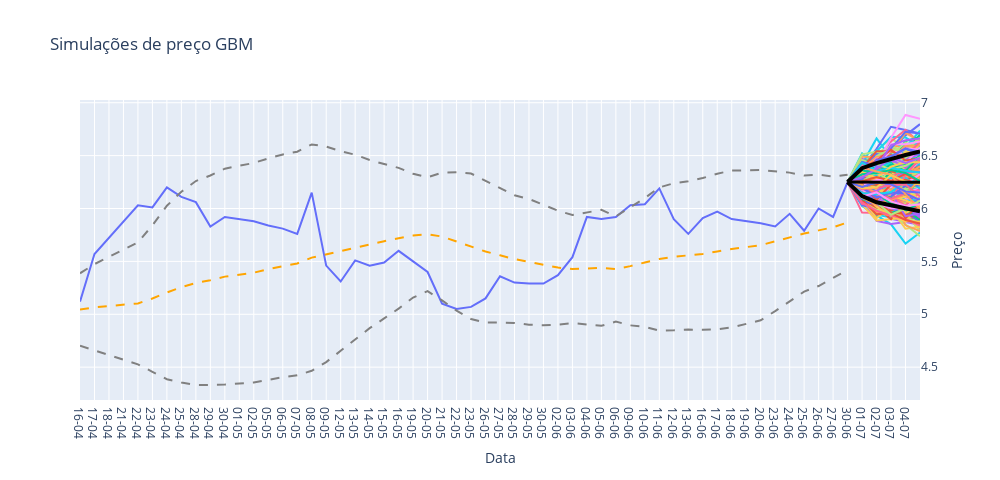

The notebook cell saved with this chart:
### Code cell
fig = go.Figure()

fig.add_trace(go.Scatter(x=preco[codigo].iloc[-n_grafico:].index , y =preco[codigo].iloc[-n_grafico:]  , mode='lines' , name = 'preço'))

for i in range(n_cenarios):
    fig.add_trace(go.Scatter(x=df_simulado.index , y = df_simulado[i]  , mode='lines' ))
    fig.data[i+1].update(showlegend=False)

fig.add_trace(go.Scatter(x=df_simulado.index , y = df_simulado.quantile(0.05,axis=1) , mode='lines' , line=dict(color='black',width=4), name='percentil 5'))
fig.add_trace(go.Scatter(x=df_simulado.index , y = df_simulado.quantile(0.5,axis=1)  , mode='lines' , line=dict(color='black',width=3), name='mediana'))
fig.add_trace(go.Scatter(x=df_simulado.index , y = df_simulado.quantile(0.95,axis=1) , mode='lines' , line=dict(color='black',width=4), name='percentil 95'))

fig.add_trace(go.Scatter(name='mm21',
                         x=preco[codigo].iloc[-n_grafico:].index ,
                         y= preco['mm21'].iloc[-n_grafico:].values,
                         mode='lines', line=dict(color='orange', dash='dash')))
fig.add_trace(go.Scatter(name='mm21+2dp',
                         x=preco[codigo].iloc[-n_grafico:].index ,
                         y= preco['mm21+2dp'].iloc[-n_grafico:].values,
                         mode='lines', line=dict(color='gray', dash='dash') ))
fig.add_trace(go.Scatter(name='mm21-2dp',
                         x=preco[codigo].iloc[-n_grafico:].index ,
                         y= preco['mm21-2dp'].iloc[-n_grafico:].values,
                         mode='lines',line=dict(color='gray', dash='dash')))

fig.update_layout(
    title='Simulações de preço GBM',
    xaxis=dict(title='Data', dtick='D', tickformat='%d-%m', rangebreaks=[dict(bounds=["sat", "mon"])]),  # Excluir sábado e domingo
    yaxis=dict(title='Preço', side='right'),  # Posicionando os rótulos do eixo y no lado esquerdo
    width=1000,
    height=480,
    showlegend=False
)

# fig.update_xaxes(dtick='D', tickformat='%d-%m' ,
#     rangebreaks=[
#         dict(bounds=["sat", "mon"]),  # Excluir sábado e domingo
#     ]
# )

fig.show()
